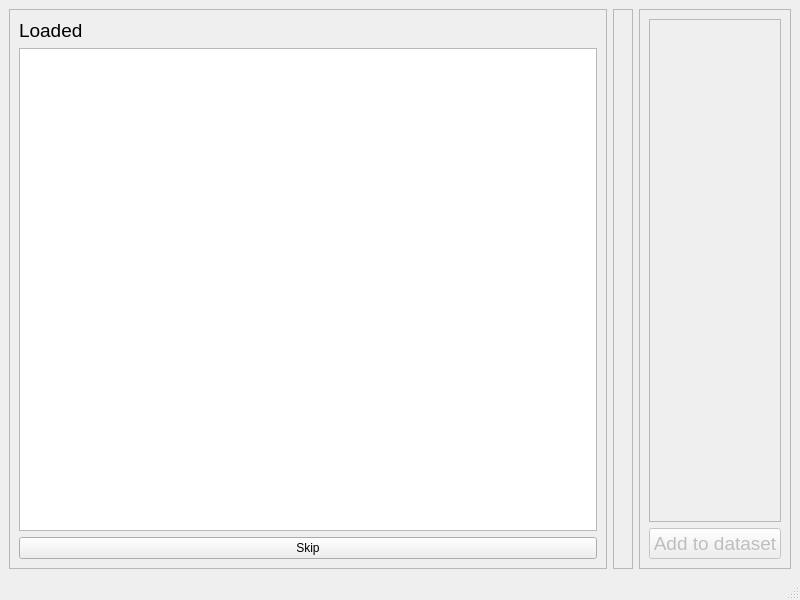
<?xml version="1.0" encoding="UTF-8"?>
<ui version="4.0">
 <class>MainWindow</class>
 <widget class="QMainWindow" name="MainWindow">
  <property name="geometry">
   <rect>
    <x>0</x>
    <y>0</y>
    <width>800</width>
    <height>600</height>
   </rect>
  </property>
  <property name="windowTitle">
   <string>MainWindow</string>
  </property>
  <widget class="QWidget" name="centralwidget">
   <layout class="QHBoxLayout" name="horizontalLayout">
    <item>
     <widget class="QFrame" name="frame">
      <property name="frameShape">
       <enum>QFrame::StyledPanel</enum>
      </property>
      <property name="frameShadow">
       <enum>QFrame::Raised</enum>
      </property>
      <layout class="QVBoxLayout" name="verticalLayout_2">
       <item>
        <widget class="QLabel" name="label">
         <property name="font">
          <font>
           <pointsize>14</pointsize>
          </font>
         </property>
         <property name="text">
          <string>Loaded</string>
         </property>
        </widget>
       </item>
       <item>
        <widget class="QListWidget" name="listWidget"/>
       </item>
       <item>
        <widget class="QPushButton" name="pushButton_skip">
         <property name="text">
          <string>Skip</string>
         </property>
        </widget>
       </item>
      </layout>
     </widget>
    </item>
    <item>
     <widget class="DetectorSelect" name="detector_select">
      <property name="frameShape">
       <enum>QFrame::StyledPanel</enum>
      </property>
      <property name="frameShadow">
       <enum>QFrame::Raised</enum>
      </property>
      <layout class="QVBoxLayout" name="verticalLayout"/>
     </widget>
    </item>
    <item>
     <widget class="QFrame" name="frame_4">
      <property name="frameShape">
       <enum>QFrame::StyledPanel</enum>
      </property>
      <property name="frameShadow">
       <enum>QFrame::Raised</enum>
      </property>
      <layout class="QVBoxLayout" name="verticalLayout_3">
       <item>
        <widget class="QFrame" name="frame_3">
         <property name="frameShape">
          <enum>QFrame::StyledPanel</enum>
         </property>
         <property name="frameShadow">
          <enum>QFrame::Raised</enum>
         </property>
        </widget>
       </item>
       <item>
        <widget class="QPushButton" name="pushButton_add">
         <property name="enabled">
          <bool>false</bool>
         </property>
         <property name="font">
          <font>
           <pointsize>14</pointsize>
          </font>
         </property>
         <property name="text">
          <string>Add to dataset</string>
         </property>
        </widget>
       </item>
      </layout>
     </widget>
    </item>
   </layout>
  </widget>
  <widget class="QStatusBar" name="statusbar"/>
 </widget>
 <customwidgets>
  <customwidget>
   <class>DetectorSelect</class>
   <extends>QFrame</extends>
   <header>GUI/components/DetectorSelect.h</header>
   <container>1</container>
  </customwidget>
 </customwidgets>
 <resources/>
 <connections/>
</ui>
